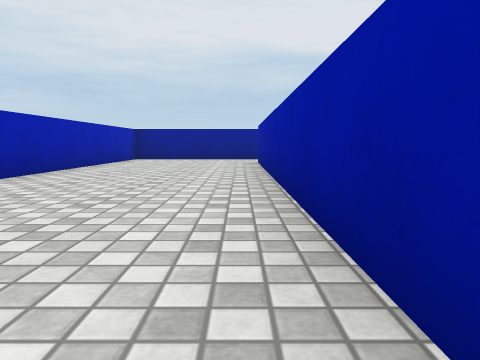
view 1 (above)

15 first-person views from a walk through a scene from a Unity 3-D project. The camera is 0.51 m above the floor, tilts 6° down and sees 70° across. The floor is counted in squares, 1 m on a side. Each view is taken from the middle of a square. On the plan, view 1 faces up. The plan holds only what a view shows up to about 9 squares ahead; the rest is blank. The place goes on beyond the plan. The player character is not drawn. Surface patterns are stand-ins for the level's own textures.

view 2
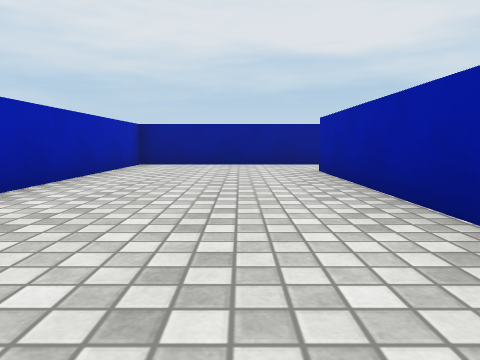

view 3
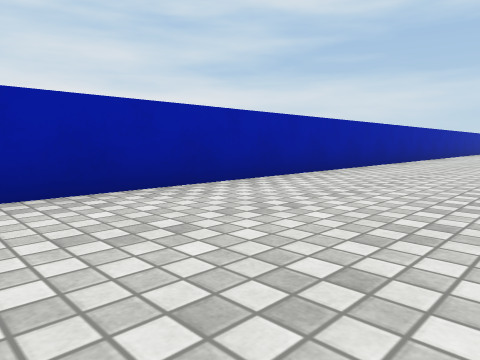

view 4
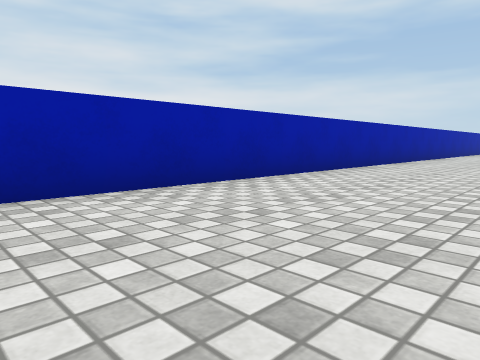

view 5
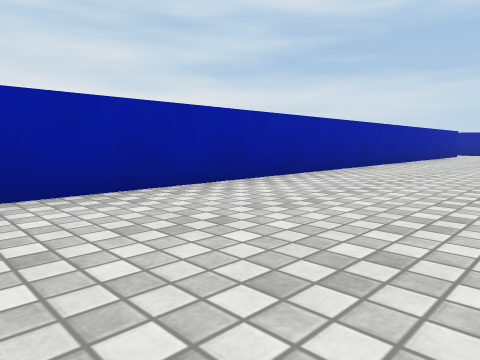

view 6
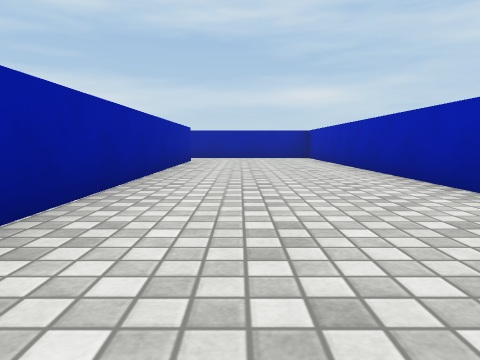

view 7
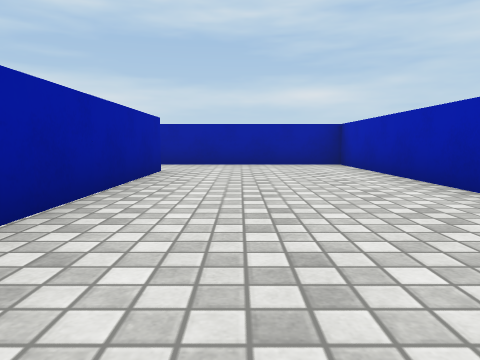

view 8
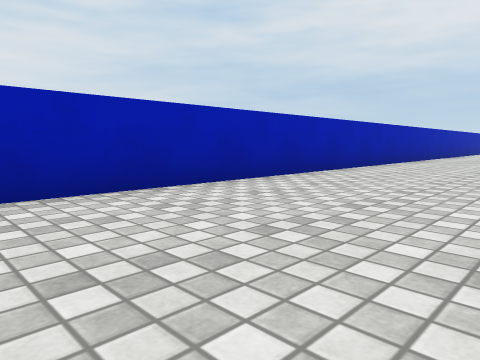

view 9
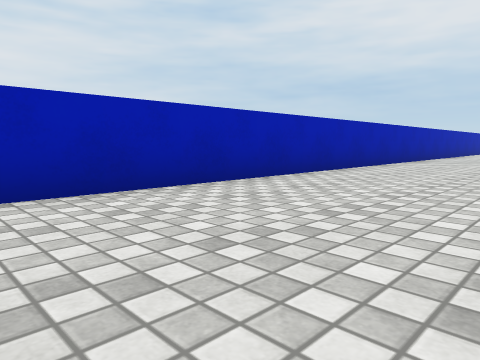

view 10
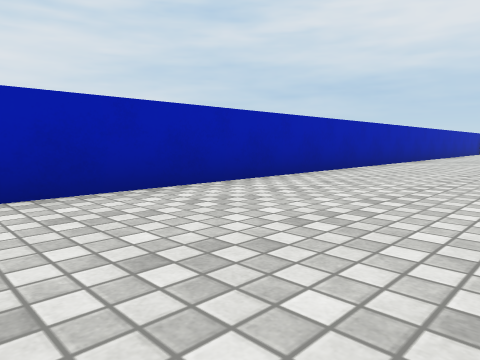

view 11
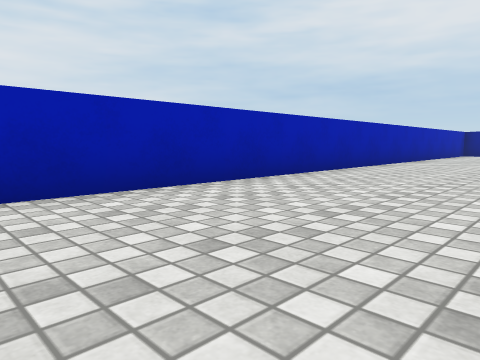

view 12
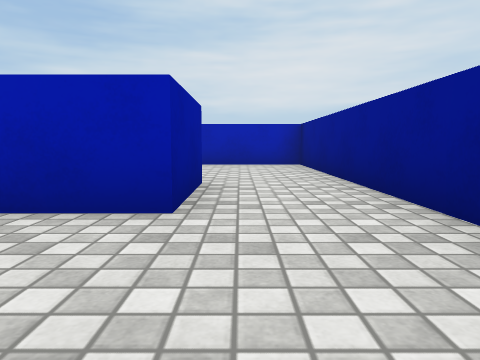

view 13
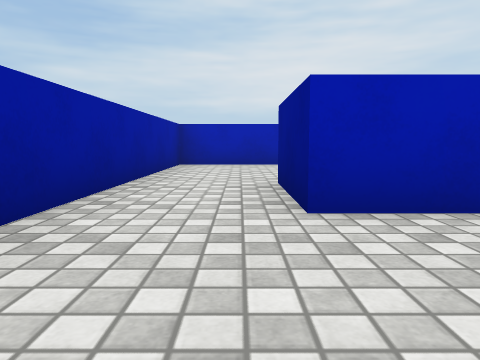

view 14
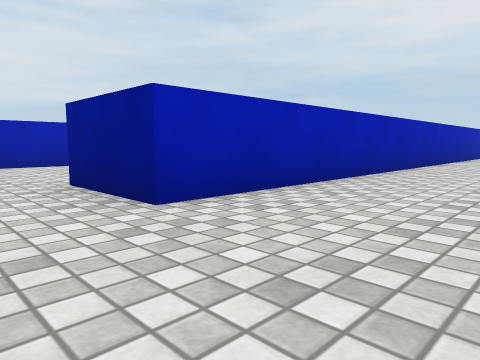

view 15
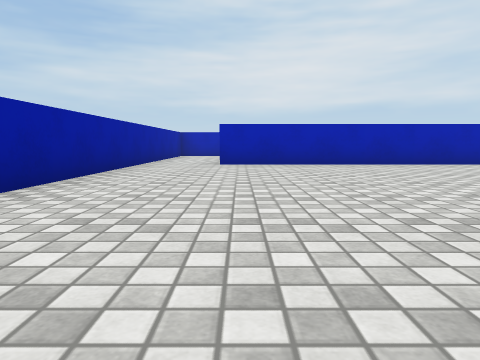

### Floor plan
Points are (right, up) in squares from view 1. A wall is a line through its corners. A room is listed if a view was taken in it or the views show most of it. See-through windows are left out.
Room 1 (views 1, 2, 3, 4, 5, 6, 7, 8, 9, 10, 11)
walls: (2.5, -23.5) (0.5, -23.5) (0.5, 9.5) (2.5, 9.5); (3, 11.5) (-3.5, 11.5) (-3.5, -25.5) (2.5, -25.5)
ways out: opening at (1.5, -24.5) to room 2; opening at (1.5, 10.5) to room 2
Room 2 (views 12, 13, 14, 15)
walls: (2.5, -14.6) (2.5, -23.5); (2.5, 9.5) (2.5, 8.1); (2.5, -25.5) (7.5, -25.5)
ways out: opening at (1.5, -24.5) to room 1; opening at (1.5, 10.5) to room 1

Positions as (right, up) in squares from view 1, and headings:
1: (0, 0), facing up
2: (-1, 3), facing up
3: (-3, 4), facing down-right
4: (-3, -2), facing down-right
5: (-3, -8), facing down-right
6: (-1, -13), facing down
7: (-1, -17), facing down
8: (0, -20), facing up-left
9: (0, -14), facing up-left
10: (0, -8), facing up-left
11: (0, -5), facing up-left
12: (5, 10), facing left
13: (5, -24), facing left
14: (5, -25), facing up-left
15: (11, -23), facing left
